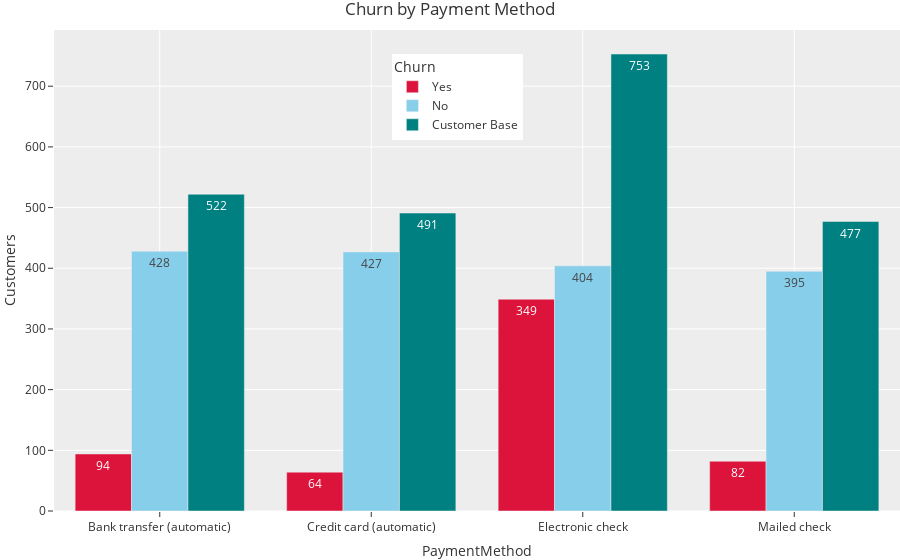

Notebook code cell kept with this figure:
### Code cell
colors = ['crimson','skyblue','teal']
techsupport_barchart=px.bar(PaymentMethod_attrition_df,x='PaymentMethod',y='Customers',color='Churn',text='Customers',color_discrete_sequence=colors,barmode="group", 
                           title='Churn by Payment Method')
techsupport_barchart.update_layout(legend=dict(yanchor="top",y=0.95,xanchor="left",x=0.40),autosize=True,margin=dict(t=30,b=0,l=0,r=0)) #use barmode='stack' when stacking,

### Figure 1 — Plotly figure (JSON) as saved in the notebook; plotly's stock layout.template omitted (floating-point values rounded to 4 significant figures)
{"data": [{"alignmentgroup": "True", "hovertemplate": "Churn=Yes<br>PaymentMethod=%{x}<br>Customers=%{text}<extra></extra>", "legendgroup": "Yes", "marker": {"color": "crimson"}, "name": "Yes", "offsetgroup": "Yes", "orientation": "v", "showlegend": true, "text": [94, 64, 349, 82], "textposition": "auto", "type": "bar", "x": ["Bank transfer (automatic)", "Credit card (automatic)", "Electronic check", "Mailed check"], "xaxis": "x", "y": [94, 64, 349, 82], "yaxis": "y"}, {"alignmentgroup": "True", "hovertemplate": "Churn=No<br>PaymentMethod=%{x}<br>Customers=%{text}<extra></extra>", "legendgroup": "No", "marker": {"color": "skyblue"}, "name": "No", "offsetgroup": "No", "orientation": "v", "showlegend": true, "text": [428, 427, 404, 395], "textposition": "auto", "type": "bar", "x": ["Bank transfer (automatic)", "Credit card (automatic)", "Electronic check", "Mailed check"], "xaxis": "x", "y": [428, 427, 404, 395], "yaxis": "y"}, {"alignmentgroup": "True", "hovertemplate": "Churn=Customer Base<br>PaymentMethod=%{x}<br>Customers=%{text}<extra></extra>", "legendgroup": "Customer Base", "marker": {"color": "teal"}, "name": "Customer Base", "offsetgroup": "Customer Base", "orientation": "v", "showlegend": true, "text": [522, 491, 753, 477], "textposition": "auto", "type": "bar", "x": ["Bank transfer (automatic)", "Credit card (automatic)", "Electronic check", "Mailed check"], "xaxis": "x", "y": [522, 491, 753, 477], "yaxis": "y"}], "layout": {"autosize": true, "barmode": "group", "legend": {"title": {"text": "Churn"}, "tracegroupgap": 0, "x": 0.4, "xanchor": "left", "y": 0.95, "yanchor": "top"}, "margin": {"b": 0, "l": 0, "r": 0, "t": 30}, "title": {"text": "Churn by Payment Method"}, "xaxis": {"anchor": "y", "domain": [0, 1], "title": {"text": "PaymentMethod"}}, "yaxis": {"anchor": "x", "domain": [0, 1], "title": {"text": "Customers"}}}}
